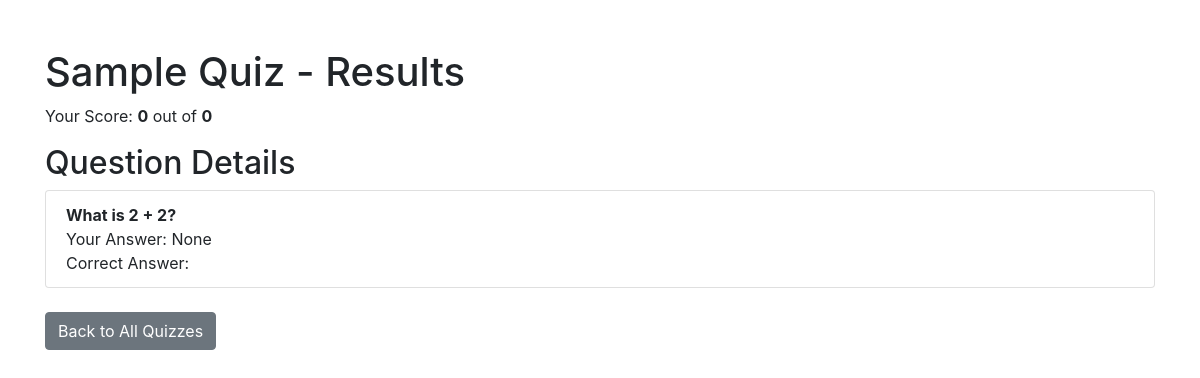
/2/result/, run on an earlier commit of the app's database.
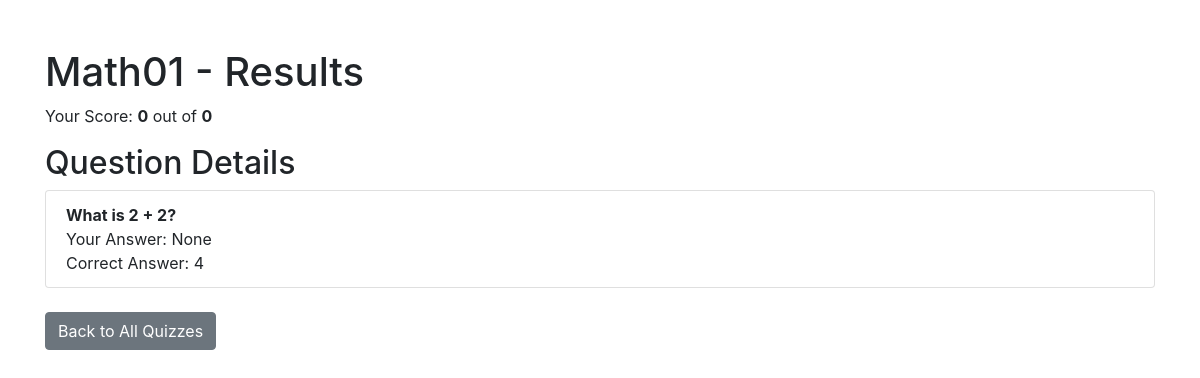
And on a later commit of the database.
### quizzes/models.py (models this page shows, shortened)
class Quiz(models.Model):
    title = models.CharField(max_length=200)
    description = models.TextField()
    created_at = models.DateTimeField(auto_now_add=True)

class Question(models.Model):
    quiz = models.ForeignKey(Quiz, on_delete=models.CASCADE, related_name="questions")
    text = models.TextField()
    created_at = models.DateTimeField(auto_now_add=True)

class Choice(models.Model):
    question = models.ForeignKey(Question, related_name="choices", on_delete=models.CASCADE)
    text = models.CharField(max_length=200)
    is_correct = models.BooleanField(default=False)
    class Meta:
        unique_together = ('question', 'text')  # Prevent duplicate choices for the same question

### quizzes/views.py (the view)
# urls.py: path('<int:quiz_id>/result/', views.quiz_result, name='quiz_result'),
def quiz_result(request, quiz_id):
    quiz = get_object_or_404(Quiz, id=quiz_id)
    questions = quiz.questions.prefetch_related('choices')
    selected_answers = request.session.get('selected_answers', {})
    score = request.session.get('score', 0)
    total = request.session.get('total', 0)
    selected_choices = {}
    for question in questions:
        selected_choice_id = selected_answers.get(str(question.id))  # Ensure we fetch by string key
        if selected_choice_id:
            selected_choice = question.choices.filter(id=int(selected_choice_id)).first()
            selected_choices[question.id] = selected_choice.text if selected_choice else "Invalid Choice"
    context = {
        'quiz': quiz,
        'questions': questions,
        'selected_answers': selected_choices,  # Pass the choice text instead of IDs
        'score': score,
        'total': total,
    }
    return render(request, 'quizzes/quiz_result.html', context)

### quizzes/templatetags/custom_filters.py (called while the page is built)
@register.filter
def get(dictionary, key):
    if isinstance(dictionary, dict):
        return dictionary.get(key, None)
    return None

### quizzes/templates/quizzes/quiz_result.html (shortened to what this page needs)
{% load static %}
{% load custom_filters %}
<!DOCTYPE html>
<html lang="en">
<head>
    <link rel="stylesheet" href="https://stackpath.bootstrapcdn.com/bootstrap/4.5.2/css/bootstrap.min.css">
</head>
<body>
    <div class="container mt-5">
        <h1>{{ quiz.title }} - Results</h1>
        <p>Your Score: <strong>{{ score }}</strong> out of <strong>{{ total }}</strong></p>
        <h2>Question Details</h2>
        <ul class="list-group">
            {% for question in questions %}
    <li class="list-group-item">
        <strong>{{ question.text }}</strong><br>
        Your Answer:
        {% with selected_answers|get:question.id as selected_choice %}
            {{ selected_choice }}
        {% endwith %}
        <br>
        Correct Answer:
        {% for choice in question.choices.all %}
            {% if choice.is_correct %}
                {{ choice.text }}
            {% endif %}
        {% endfor %}
    </li>
{% endfor %}
        </ul>
        <a href="{% url 'quiz_list' %}" class="btn btn-secondary mt-4">Back to All Quizzes</a>
    </div>
</body>
</html>

What changed in the data, as far as the page shows it:
changed Quiz: title "Sample Quiz" → "Math01"
added Choice: text "4"
